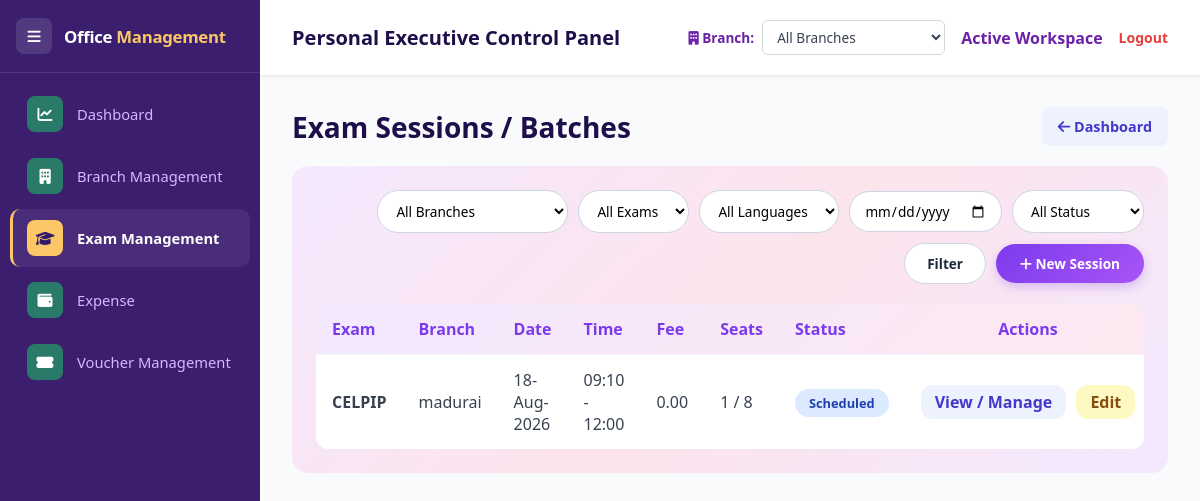
The app's page /exams/sessions/ with its own data.
### apps/models.py (models this page shows, shortened)
class ExamSession(db.Model):
    id = db.Column(db.Integer, primary_key=True)
    branch_exam_id = db.Column(db.Integer, db.ForeignKey('branch_exam.id'), nullable=False)
    exam_date = db.Column(db.Date, nullable=False)
    start_time = db.Column(db.String(5), nullable=False)   # 'HH:MM'
    end_time = db.Column(db.String(5), nullable=False)     # 'HH:MM'
    fee = db.Column(db.Float, default=0.0)
    seat_capacity = db.Column(db.Integer, default=0)
    status = db.Column(db.String(20), default='Scheduled')  # Scheduled / Completed / Rescheduled / Cancelled
    original_date = db.Column(db.Date, nullable=True)
    original_start_time = db.Column(db.String(5), nullable=True)
    original_end_time = db.Column(db.String(5), nullable=True)
    reschedule_reason = db.Column(db.Text, nullable=True)
    rescheduled_by = db.Column(db.String(100), nullable=True)
    rescheduled_at = db.Column(db.DateTime, nullable=True)
    cancellation_reason = db.Column(db.Text, nullable=True)
    cancelled_by = db.Column(db.String(100), nullable=True)
    cancelled_at = db.Column(db.DateTime, nullable=True)
    created_at = db.Column(db.DateTime, default=datetime.utcnow)
    session_candidates = db.relationship('SessionCandidate', backref='session', lazy=True, cascade='all, delete-orphan')
    @property
    def exam_type(self):
        return self.branch_exam.exam_type if self.branch_exam else None
    @property
    def branch(self):
        return self.branch_exam.branch if self.branch_exam else None
    @property
    def seats_taken(self):
        return len(self.session_candidates)

class ExamType(db.Model):
    id = db.Column(db.Integer, primary_key=True)
    name = db.Column(db.String(150), nullable=False)
    language = db.Column(db.String(80), nullable=False)
    description = db.Column(db.Text, nullable=True)
    status = db.Column(db.String(20), default='Active')  # Active / Inactive
    created_at = db.Column(db.DateTime, default=datetime.utcnow)
    branch_exams = db.relationship('BranchExam', backref='exam_type', lazy=True)

class Branch(db.Model):
    id = db.Column(db.Integer, primary_key=True)
    branch_name = db.Column(db.String(150), unique=True, nullable=False)
    address = db.Column(db.String(300), nullable=True)
    contact_info = db.Column(db.String(150), nullable=True)
    region = db.Column(db.String(100), nullable=True)
    status = db.Column(db.String(20), default='Active')  # Active, Inactive
    created_at = db.Column(db.DateTime, default=datetime.utcnow)
    updated_at = db.Column(db.DateTime, default=datetime.utcnow, onupdate=datetime.utcnow)
    name = synonym('branch_name')
    location = synonym('address')

### apps/exams/sessions.py (the view)
@sessions_bp.route('/')
def list_sessions():
    query = ExamSession.query.join(BranchExam).join(Branch).join(ExamType)
    branch_id = request.args.get('branch_id', '').strip()
    exam_type_id = request.args.get('exam_type_id', '').strip()
    language = request.args.get('language', '').strip()
    exam_date = request.args.get('exam_date', '').strip()
    status = request.args.get('status', '').strip()
    if branch_id:
        query = query.filter(Branch.id == int(branch_id))
    if exam_type_id:
        query = query.filter(ExamType.id == int(exam_type_id))
    if language:
        query = query.filter(ExamType.language == language)
    if exam_date:
        parsed = _parse_date(exam_date)
        if parsed:
            query = query.filter(ExamSession.exam_date == parsed)
    if status:
        query = query.filter(ExamSession.status == status)
    sessions = query.order_by(ExamSession.exam_date.desc(), ExamSession.id.desc()).all()
    branches = Branch.query.filter_by(status='Active').order_by(Branch.name).all()
    exam_types = ExamType.query.filter_by(status='Active').order_by(ExamType.name).all()
    languages = [row[0] for row in db.session.query(ExamType.language).distinct().all() if row[0]]
    branch_exams = BranchExam.query.filter_by(status='Active').join(Branch).join(ExamType).all()
    return render_template('exam_sessions.html', sessions=sessions, branches=branches,
                            exam_types=exam_types, languages=languages, branch_exams=branch_exams,
                            branch_id=branch_id, exam_type_id=exam_type_id, language=language,
                            exam_date=exam_date, status=status)

### apps/branches/routes.py (called while the page is built)
@branches_bp.app_context_processor
def inject_branch_switcher():
    try:
        switcher_branches = Branch.query.order_by(Branch.branch_name.asc()).all()
    except Exception:
        switcher_branches = []
    return {
        'switcher_branches': switcher_branches,
        'active_branch_id': session.get('active_branch_id'),
        'active_branch_name': session.get('active_branch_name', 'All Branches'),
    }

### templates/exam_sessions.html (shortened to what this page needs)
{% extends "base.html" %}
{% block content %}
<div id="listView">
    <div class="module-header">
        <h2>Exam Sessions / Batches</h2>
        <a href="{{ url_for('exams_dashboard.dashboard') }}" class="btn-secondary" style="text-decoration:none;"><i class="fas fa-arrow-left"></i> Dashboard</a>
    </div>
    <div style="background:linear-gradient(135deg,#f5e8ff 0%,#fce4ec 50%,#f3e8ff 100%);padding:24px;border-radius:16px;">
        <form method="GET" style="display:flex;align-items:center;justify-content:flex-end;gap:10px;margin-bottom:20px;flex-wrap:wrap;">
            <select name="branch_id" style="padding:10px 14px;border-radius:30px;border:1.5px solid #cbd5e1;background:#fff;font-size:0.85rem;">
                <option value="">All Branches</option>
            </select>
            <select name="exam_type_id" style="padding:10px 14px;border-radius:30px;border:1.5px solid #cbd5e1;background:#fff;font-size:0.85rem;">
                <option value="">All Exams</option>
            </select>
            <select name="language" style="padding:10px 14px;border-radius:30px;border:1.5px solid #cbd5e1;background:#fff;font-size:0.85rem;">
                <option value="">All Languages</option>
            </select>
            <input type="date" name="exam_date" value="{{ exam_date }}" style="padding:9px 14px;border-radius:30px;border:1.5px solid #cbd5e1;background:#fff;font-size:0.85rem;">
            <select name="status" style="padding:10px 14px;border-radius:30px;border:1.5px solid #cbd5e1;background:#fff;font-size:0.85rem;">
                <option value="">All Status</option>
            </select>
            <button type="submit" style="padding:10px 22px;border-radius:30px;background:#fff;color:#1e293b;border:1.5px solid #cbd5e1;font-weight:700;cursor:pointer;font-size:0.85rem;">Filter</button>
            <button type="button" onclick="showForm()" style="padding:10px 24px;border-radius:30px;background:linear-gradient(135deg,#7c3aed,#a855f7);color:#fff;border:none;font-weight:700;cursor:pointer;font-size:0.85rem;box-shadow:0 4px 10px rgba(124,58,237,0.25);"><i class="fas fa-plus"></i> New Session</button>
        </form>
        <div class="table-responsive" style="background:#fff;border-radius:12px;overflow:hidden;">
            <table style="width:100%;border-collapse:collapse;">
                <thead>
                    <tr style="background:linear-gradient(135deg,#f3e8ff,#fde8f0);">
                        <th style="padding:14px 16px;text-align:left;color:#7c3aed;font-weight:700;">Exam</th>
                        <th style="padding:14px 16px;text-align:left;color:#7c3aed;font-weight:700;">Branch</th>
                        <th style="padding:14px 16px;text-align:left;color:#7c3aed;font-weight:700;">Date</th>
                        <th style="padding:14px 16px;text-align:left;color:#7c3aed;font-weight:700;">Time</th>
                        <th style="padding:14px 16px;text-align:left;color:#7c3aed;font-weight:700;">Fee</th>
                        <th style="padding:14px 16px;text-align:left;color:#7c3aed;font-weight:700;">Seats</th>
                        <th style="padding:14px 16px;text-align:left;color:#7c3aed;font-weight:700;">Status</th>
                        <th style="padding:14px 16px;text-align:center;color:#7c3aed;font-weight:700;">Actions</th>
                    </tr>
                </thead>
                <tbody>
                    {% for s in sessions %}
                    <tr style="border-top:1px solid #f1f5f9;">
                        <td style="padding:14px 16px;color:#374151;font-weight:700;">{{ s.exam_type.name if s.exam_type else '-' }}</td>
                        <td style="padding:14px 16px;color:#374151;">{{ s.branch.name if s.branch else '-' }}</td>
                        <td style="padding:14px 16px;color:#374151;">{{ s.exam_date.strftime('%d-%b-%Y') if s.exam_date else '-' }}</td>
                        <td style="padding:14px 16px;color:#374151;">{{ s.start_time }} - {{ s.end_time }}</td>
                        <td style="padding:14px 16px;color:#374151;">{{ '%.2f'|format(s.fee or 0) }}</td>
                        <td style="padding:14px 16px;color:#374151;">{{ s.seats_taken }} / {{ s.seat_capacity }}</td>
                        <td style="padding:14px 16px;">{% include 'partials/session_status_pill.html' %}</td>
                        <td style="padding:14px 16px;text-align:center;white-space:nowrap;">
                            <a href="{{ url_for('sessions.session_detail', session_id=s.id) }}" style="padding:6px 14px;border-radius:12px;background:#eef2ff;color:#4338ca;font-weight:600;text-decoration:none;margin-right:6px;">View / Manage</a>
                            {% if s.status != 'Cancelled' %}
                            <a href="javascript:void(0)" onclick='editSession({{ {"id": s.id, "branch_exam_id": s.branch_exam_id, "exam_date": s.exam_date.strftime("%Y-%m-%d") if s.exam_date else "", "start_time": s.start_time, "end_time": s.end_time, "fee": s.fee, "seat_capacity": s.seat_capacity}|tojson }})' style="padding:6px 14px;border-radius:12px;background:#fef9c3;color:#854d0e;font-weight:600;text-decoration:none;">Edit</a>
                            {% endif %}
                        </td>
                    </tr>
                    {% else %}
                    <tr><td colspan="8" class="muted" style="padding:20px;text-align:center;">No exam sessions match the current filters.</td></tr>
                    {% endfor %}
                </tbody>
            </table>
        </div>
    </div>
</div>
{% endblock %}

### templates/partials/session_status_pill.html
{% if s.status == 'Scheduled' %}
<span style="background:#dbeafe;color:#1e40af;padding:5px 14px;border-radius:20px;font-size:0.8rem;font-weight:700;">Scheduled</span>
{% elif s.status == 'Completed' %}
<span style="background:#dcfce7;color:#166534;padding:5px 14px;border-radius:20px;font-size:0.8rem;font-weight:700;">Completed</span>
{% elif s.status == 'Rescheduled' %}
<span style="background:#fef3c7;color:#92400e;padding:5px 14px;border-radius:20px;font-size:0.8rem;font-weight:700;">Rescheduled</span>
{% elif s.status == 'Cancelled' %}
<span style="background:#fee2e2;color:#991b1b;padding:5px 14px;border-radius:20px;font-size:0.8rem;font-weight:700;">Cancelled</span>
{% else %}
<span class="status-pill">{{ s.status }}</span>
{% endif %}

### static/css/style.css (style rules this page uses)
:root { --primary-purple: #6B21A8; --dark-purple: #1e0f4a; --accent-pink: #EC4899; --light-pink: #FCE7F3; --bg-slate: #F9FAFB; --text-dark: #1F2937; --sidebar-width: 260px; }
* { margin: 0; padding: 0; box-sizing: border-box; font-family: 'Segoe UI', Tahoma, Geneva, Verdana, sans-serif; }
body { background-color: var(--bg-slate); color: var(--text-dark); display: flex; height: 100vh; overflow: hidden; }
.module-header { display:flex;justify-content:space-between;align-items:center;gap:16px;margin-bottom:20px;flex-wrap:wrap; }
.module-header h2 { color:var(--dark-purple);font-size:1.75rem; }
.btn-primary,.btn-secondary,.btn-danger { border:none;border-radius:6px;padding:10px 16px;font-weight:700;text-decoration:none;cursor:pointer;display:inline-flex;align-items:center;justify-content:center;gap:8px;font-size:0.9rem; }
.btn-secondary { background:#e5e7eb;color:#1f2937; }
.btn-secondary,.btn-danger { display:inline-block;padding:10px 16px;border-radius:8px;text-decoration:none;font-weight:700;border:0;cursor:pointer }
.btn-secondary { background:#eef2ff;color:#4338ca }

### records on screen
ExamSession: exam_type "CELPIP", branch "madurai", exam_date "18-Aug-2026", start_time "09:10", end_time "12:00", fee "0.00", seats_taken "1", seat_capacity "8", status "Scheduled"
